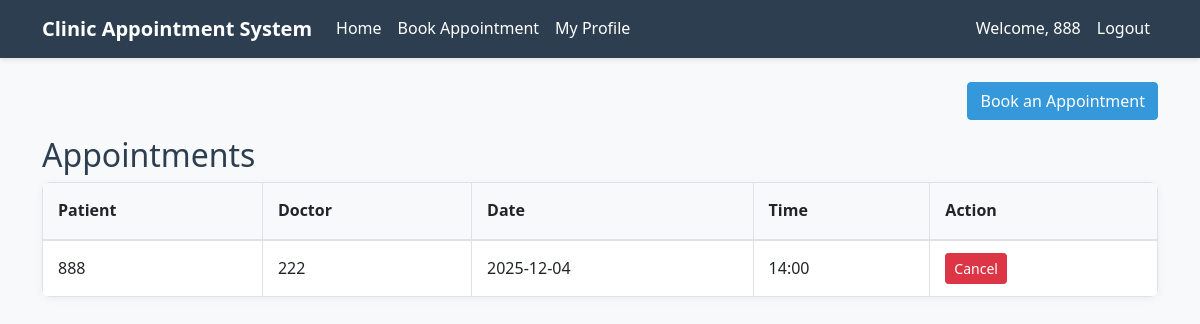
Before: / (signed in) with the older database file.
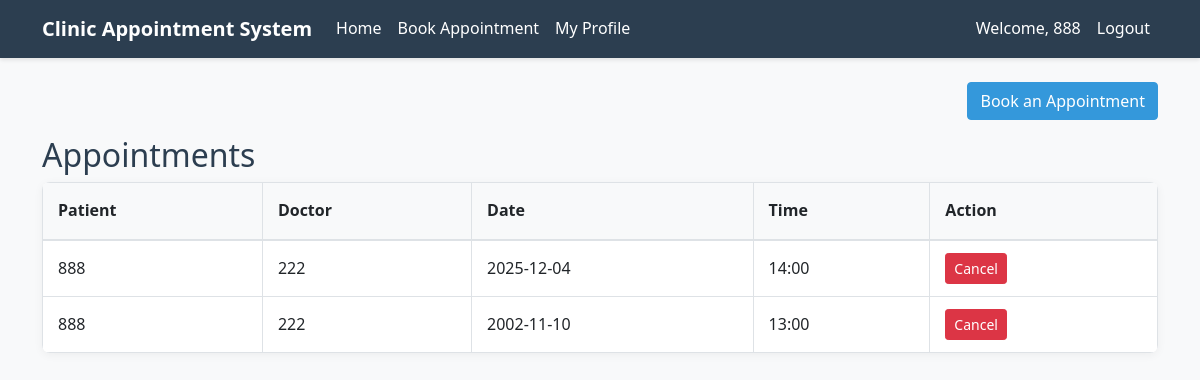
After: the same page with the newer database file.
### app/app.py (models this page shows)
class Appointment(db.Model):
    id = db.Column(db.Integer, primary_key=True)
    patient_name = db.Column(db.String(100), nullable=False)
    patient_email = db.Column(db.String(100), nullable=False)
    doctor_name = db.Column(db.String(100), nullable=False)
    date = db.Column(db.String(50), nullable=False)
    time = db.Column(db.String(50), nullable=False)
    status = db.Column(db.String(50), default="Pending")
    consultation_type = db.Column(db.String(20), nullable=False)
    meet_link = db.Column(db.String(200))  # For online consultations

### app/app.py (the view)
@app.route('/')
def home():
    if 'user' in session:
        role = session['role']
        username = session['user']
        has_profile = False
        user = User.query.filter_by(username=username).first()
        if not user:
            session.clear()
            flash('User account not found. Please login again.', 'danger')
            return redirect(url_for('login'))
        if role == "patient":
            profile = PatientProfile.query.filter_by(user_id=user.id).first()
            has_profile = profile is not None
            appointments = Appointment.query.filter_by(patient_name=username).all()
        elif role == "doctor":
            appointments = Appointment.query.filter_by(doctor_name=username).all()
        else:
            appointments = Appointment.query.all()  # For admins
        return render_template('index.html', appointments=appointments,
                            role=role, has_profile=has_profile)
    return redirect(url_for('login'))

### app/app.py (called while the page is built)
@app.context_processor
def utility_processor():
    def get_db():
        return db
    return dict(get_db=get_db)

### app/templates/index.html (shortened to what this page needs)
{% extends "base.html" %}
{% block content %}
{% if 'user' in session and session['role'] == 'patient' %}
<div class="text-end mb-3">
    {% if has_profile %}
        <a href="{{ url_for('book_appointment') }}" class="btn btn-primary">Book an Appointment</a>
    {% else %}
        <a href="{{ url_for('patient_profile') }}" class="btn btn-warning">Complete Profile to Book Appointment</a>
    {% endif %}
</div>
{% endif %}
<h2>Appointments</h2>
<div id="appointments" style="display: none;">
    {% if appointments %}
        <table class="table table-bordered">
            <thead>
                <tr>
                    <th>Patient</th>
                    <th>Doctor</th>
                    <th>Date</th>
                    <th>Time</th>
                    <th>Action</th>
                </tr>
            </thead>
            <tbody>
                {% for appointment in appointments %}
                    <tr>
                        <td>{{ appointment.patient_name }}</td>
                        <td>{{ appointment.doctor_name }}</td>
                        <td>{{ appointment.date }}</td>
                        <td>{{ appointment.time }}</td>
                        <td>
                            <a href="{{ url_for('cancel', id=appointment.id) }}" class="btn btn-danger btn-sm">Cancel</a>
                        </td>
                    </tr>
                {% endfor %}
            </tbody>
        </table>
    {% else %}
        <p class="text-muted">No appointments booked yet.</p>
    {% endif %}
</div>
{% endblock %}

### app/templates/base.html (shortened to what this page needs)
<!DOCTYPE html>
<html lang="en">
<head>
    <link href="https://cdn.jsdelivr.net/npm/bootstrap@5.1.3/dist/css/bootstrap.min.css" rel="stylesheet">
    <link rel="stylesheet" href="{{ url_for('static', filename='css/style.css') }}">
    <link rel="stylesheet" href="https://cdnjs.cloudflare.com/ajax/libs/font-awesome/6.0.0/css/all.min.css">
</head>
<body>
    <nav class="navbar navbar-expand-lg navbar-dark bg-dark">
        <div class="container">
            <a class="navbar-brand" href="{{ url_for('home') }}">Clinic Appointment System</a>
            <div class="collapse navbar-collapse" id="navbarNav">
                <ul class="navbar-nav me-auto">
                    {% if 'user' in session %}
                        {% if session['role'] == 'patient' %}
                            <li class="nav-item">
                                <a class="nav-link" href="{{ url_for('home') }}">Home</a>
                            </li>
                            <li class="nav-item">
                                <a class="nav-link" href="{{ url_for('book_appointment') }}">Book Appointment</a>
                            </li>
                            <li class="nav-item">
                                <a class="nav-link" href="{{ url_for('patient_profile') }}">My Profile</a>
                            </li>
                        {% elif session['role'] == 'doctor' %}
                            <li class="nav-item">
                                <a class="nav-link" href="{{ url_for('doctor_dashboard') }}">Dashboard</a>
                            </li>
                        {% endif %}
                    {% endif %}
                </ul>
                <ul class="navbar-nav">
                    {% if 'user' in session %}
                        <li class="nav-item">
                            <span class="nav-link">Welcome, {{ session['user'] }}</span>
                        </li>
                        <li class="nav-item">
                            <a class="nav-link" href="{{ url_for('logout') }}">Logout</a>
                        </li>
                    {% endif %}
                </ul>
            </div>
        </div>
    </nav>
    <div class="container mt-4">
        {% block content %}{% endblock %}
    </div>
</body>
</html>

### app/static/css/style.css (style rules this page uses)
:root { --primary-color: #2c3e50; --secondary-color: #3498db; --accent-color: #e74c3c; --light-bg: #f8f9fa; --dark-bg: #343a40; --text-color: #2c3e50; --light-text: #ffffff; }
body { font-family: 'Segoe UI', Tahoma, Geneva, Verdana, sans-serif; color: var(--text-color); background-color: var(--light-bg); line-height: 1.6; }
.navbar { background-color: var(--primary-color) !important; box-shadow: 0 2px 4px rgba(0,0,0,0.1); }
.navbar-brand { color: var(--light-text) !important; font-weight: 600; }
.nav-link { color: var(--light-text) !important; transition: color 0.3s ease; }
.btn-primary { background-color: var(--secondary-color); border-color: var(--secondary-color); }
body { background-color: #f8f9fa; }
.table { background-color: white; border-radius: 8px; overflow: hidden; box-shadow: 0 2px 10px rgba(0, 0, 0, 0.05); }
.table thead { background-color: #f8f9fa; }
.table th { border-bottom: 2px solid #dee2e6; padding: 15px; }
.table td { padding: 12px 15px; vertical-align: middle; }
.btn { transition: all 0.3s ease; }
.nav-link { position: relative; padding: 8px 15px; transition: color 0.3s ease; }
.nav-link::after { content: ''; position: absolute; width: 0; height: 2px; bottom: 0; left: 50%; background-color: #007bff; transition: all 0.3s ease; }

### app/templates/index.html (style rules this page uses)
.btn { transition: all 0.3s ease-in-out; }

Changed rows visible on the page:
added Appointment: patient_name "888", doctor_name "222", date "2002-11-10", time "13:00"
